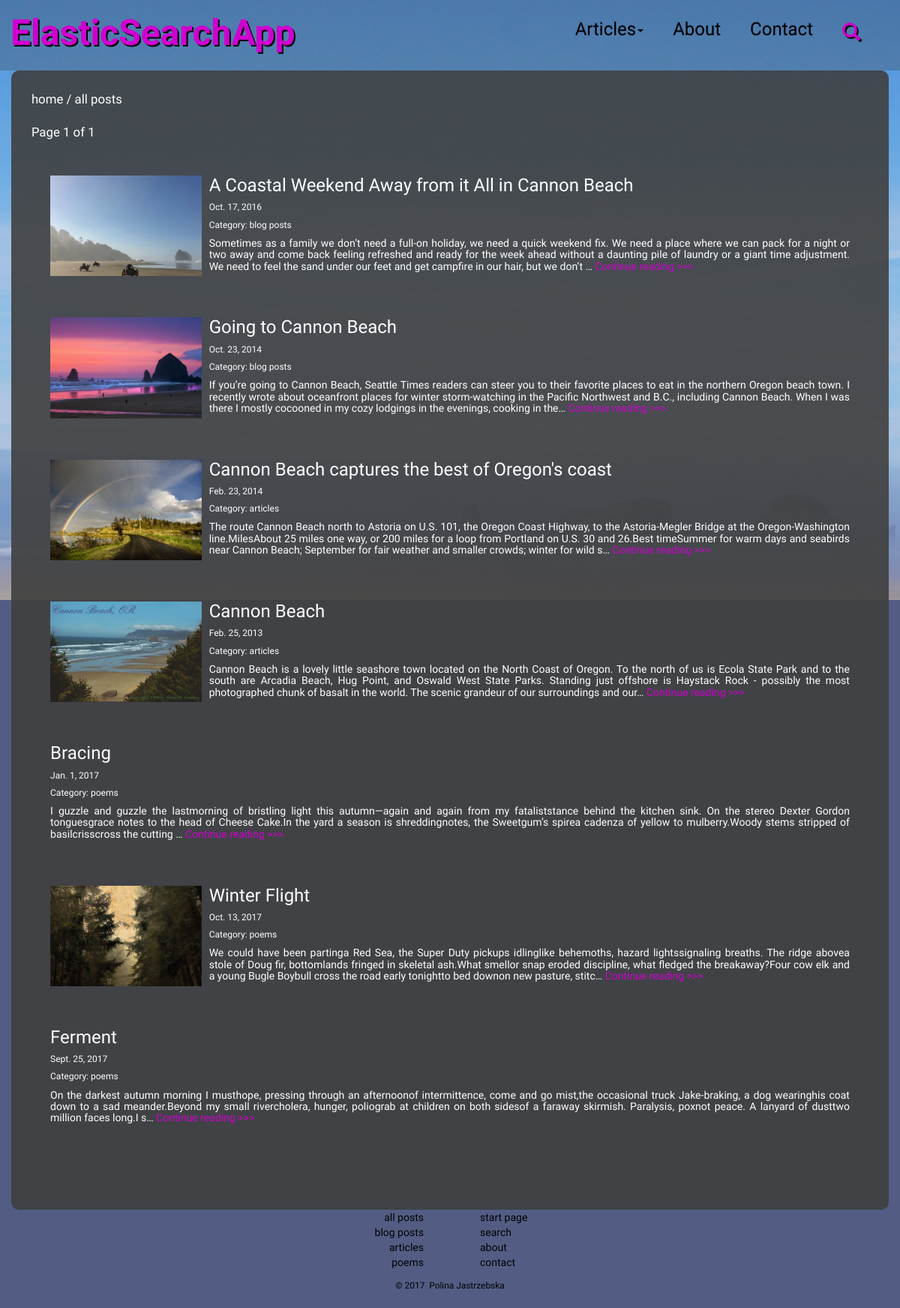
The app's page /index/, older data.
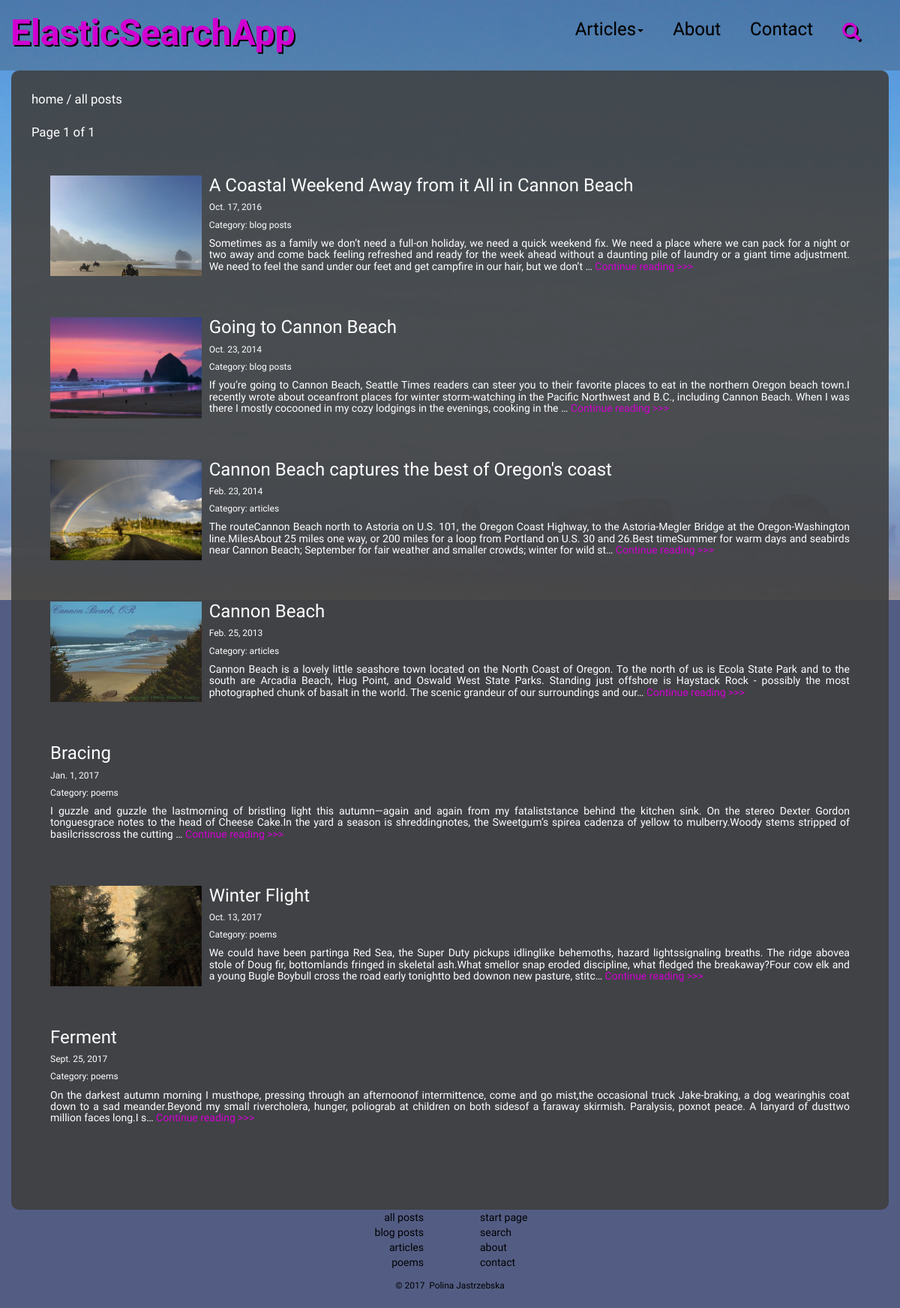
The same page, newer data.
### searchapp/models.py (models this page shows, shortened)
class Article(models.Model):
    title = models.CharField(max_length=255, default='', null=True)
    body = models.TextField(max_length=100000, default='', null=True)
    date = models.DateField(blank=False, null=False)
    author = models.CharField(max_length=255, default='', null=True)
    source = models.CharField(max_length=255, default='', null=True)
    img = models.FileField(upload_to=upload_image, default='', blank=True, null=True)
    slug = models.SlugField(max_length=200, default='', unique=True)
    CATEGORY_CHOICES = (
        ('blog posts', 'blog posts'),
        ('articles', 'articles'),
        ('poems', 'poems')
    )
    category = models.FileField(max_length=50, choices=CATEGORY_CHOICES, default='', blank=True)

### searchapp/views.py (the view)
# urls.py: url(r'^index/', page_views.index, name='index'),
def index(request):
    articles = Article.objects.all()
    paginator = Paginator(articles, 10) # Show 10 articles per page
    if request.GET.get("category"):
        articles = Article.objects.filter(category=request.GET.get("category").lower())
    page = request.GET.get('page')
    try:
        articles = paginator.page(page)
    except PageNotAnInteger:
        articles = paginator.page(1)
    except EmptyPage:
        articles = paginator.page(paginator.num_pages)
    return render(request, 'searchapp/index.html', {'articles': articles})

### searchapp/templates/searchapp/index.html (shortened to what this page needs)
{% extends 'searchapp/base.html' %}
{% load static %}
{% block content %}
<div class="container" id="textspace">
  <div class="row">
    <div class="col-md-12">
      <a href="{% url 'start' %}">home</a>&nbsp;/&nbsp;<a href="{% url 'index' %}">all posts</a><br>
      {% if articles %}
      <div class="pagination">
          <span class="step-links">
              <span class="current">
                  Page {{ articles.number }} of {{ articles.paginator.num_pages }}
              </span>
          </span>
      </div>
      {% for a in articles %}
        <div class="panel-body">
          <div class="media">
            {% if a.img %}
            <div class="pic media-left">
              <img class="media-object" src="/media/{{ a.img.url }}" alt="Article image"/>
            </div>
            {% endif %}
            <div class="media-body">
              <h3>{{ a.title }}</h3>
              <h6>{{ a.date }}</h6>
              <h6>Category:&nbsp;{{ a.category }}</h6>
              <h5>{{ a.body|striptags|safe|truncatechars:350 }}<a href="{% url 'article' a.slug %}">&nbsp;Continue reading >>></a></h5>
            </div>
          </div>
        </div>
      {% endfor %}
      {% else %}
        <h4>Oops! There are no articles in this category.</h4>
      {% endif %}
    </div>
  </div>
</div>
{% endblock %}

Row changes from the older to the newer data that the page shows:
changed Article "Going to Cannon Beach": body "…the northern Oregon beach town. I recently wrote about oceanfront places for winter storm-watching in the Pacific Northwest and B.C., including Cannon Beach. When I was there I mostly cocooned in my cozy lodgings in the evenings, cooking in the…" → "…the northern Oregon beach town.I recently wrote about oceanfront places for winter storm-watching in the Pacific Northwest and B.C., including Cannon Beach. When I was there I mostly cocooned in my cozy lodgings in the evenings, cooking in the …"
changed Article "Cannon Beach captures the best of Oregon's coast": body "The route Cannon Beach north to Astoria on U.S. 101, the Oregon Coast Highway, to the Astoria-Megler Bridge at the Oregon-Washington line.MilesAbout 25 miles one way, or 200 miles for a loop from Portland on U.S. 30 and 26.Best timeSummer for warm days and seabirds near Cannon Beach; September for fair weather and smaller crowds; winter for wild s…" → "The routeCannon Beach north to Astoria on U.S. 101, the Oregon Coast Highway, to the Astoria-Megler Bridge at the Oregon-Washington line.MilesAbout 25 miles one way, or 200 miles for a loop from Portland on U.S. 30 and 26.Best timeSummer for warm days and seabirds near Cannon Beach; September for fair weather and smaller crowds; winter for wild st…"
